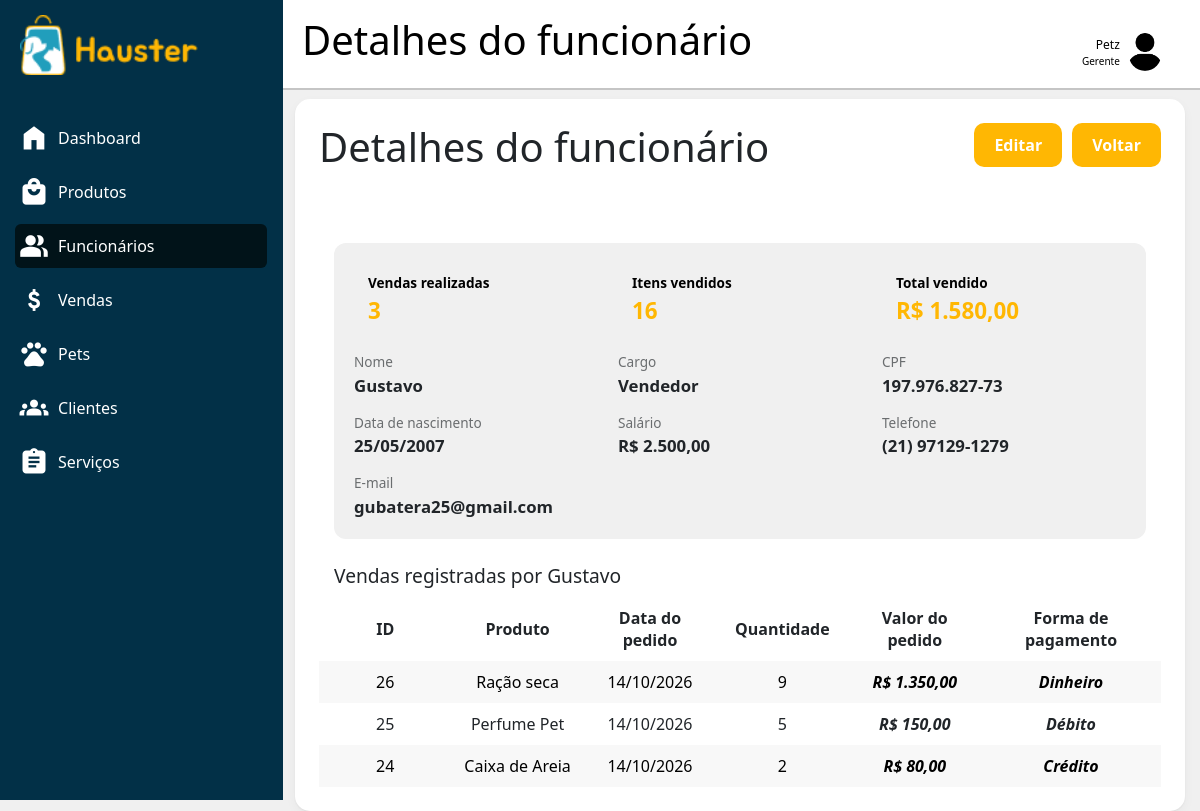
Screenshot of /dashboard.php?pagina=funcionarios_detalhar&id_func=1 (signed in) with the database file from the repository.
### tables this page shows
CREATE TABLE IF NOT EXISTS `funcionarios` (
  `idfuncionarios` int(11) NOT NULL AUTO_INCREMENT,
  `nome` varchar(45) NOT NULL,
  `dt_nasc` date NOT NULL,
  `salario` decimal(10,2) NOT NULL,
  `cpf` varchar(11) NOT NULL,
  `email` varchar(45) NOT NULL,
  `telefone` varchar(14) NOT NULL,
  `senha` varchar(255) NOT NULL,
  `cargos_idcargos` int(11) NOT NULL,
  `estabelecimento_idestabelecimento` int(11) NOT NULL,
  PRIMARY KEY (`idfuncionarios`),
  UNIQUE KEY `uk_funcionarios_id_cargo` (`idfuncionarios`,`cargos_idcargos`),
  KEY `fk_funcionarios_cargos_id` (`cargos_idcargos`),
  KEY `fk_funcionarios_estabelecimento_id` (`estabelecimento_idestabelecimento`),
  CONSTRAINT `fk_funcionarios_cargos` FOREIGN KEY (`cargos_idcargos`) REFERENCES `cargos` (`idcargos`) ON DELETE NO ACTION ON UPDATE NO ACTION,
  CONSTRAINT `fk_funcionarios_estabelecimento` FOREIGN KEY (`estabelecimento_idestabelecimento`) REFERENCES `estabelecimento` (`idestabelecimento`) ON DELETE CASCADE ON UPDATE NO ACTION
);

CREATE TABLE IF NOT EXISTS `cargos` (
  `idcargos` int(11) NOT NULL AUTO_INCREMENT,
  `nome` varchar(45) NOT NULL,
  PRIMARY KEY (`idcargos`)
);

CREATE TABLE IF NOT EXISTS `itens_pedido` (
  `id_pedido` int(11) NOT NULL AUTO_INCREMENT,
  `produtos_idprodutos` int(11) NOT NULL,
  `dt_pedido` date NOT NULL,
  `valor` decimal(10,2) NOT NULL,
  `quantidade` int(11) NOT NULL DEFAULT 1,
  `form_pagamento` enum('Crédito','Débito','Pix','Dinheiro') NOT NULL,
  `estabelecimento_idestabelecimento` int(11) NOT NULL,
  `funcionarios_idfuncionarios` int(11),
  PRIMARY KEY (`id_pedido`),
  KEY `fk_itens_pedido_estabelecimento1_idx` (`estabelecimento_idestabelecimento`),
  KEY `fk_itens_pedido_funcionarios1_idx` (`funcionarios_idfuncionarios`),
  CONSTRAINT `fk_itens_pedido_funcionarios1` FOREIGN KEY (`funcionarios_idfuncionarios`) REFERENCES `funcionarios` (`idfuncionarios`) ON DELETE SET NULL ON UPDATE CASCADE
);

CREATE TABLE IF NOT EXISTS `produtos` (
  `idprodutos` int(11) NOT NULL AUTO_INCREMENT,
  `nome_prod` varchar(45) NOT NULL,
  `validade` date NOT NULL,
  `estoque` int(11) NOT NULL,
  `marca` varchar(45) NOT NULL,
  `preco` decimal(10,2) NOT NULL,
  `categorias_idcategorias` int(11) NOT NULL,
  `estabelecimento_idestabelecimento` int(11) NOT NULL,
  PRIMARY KEY (`idprodutos`,`categorias_idcategorias`,`estabelecimento_idestabelecimento`),
  KEY `fk_produtos_categorias1_idx` (`categorias_idcategorias`),
  KEY `fk_produtos_estabelecimento1_idx` (`estabelecimento_idestabelecimento`),
  CONSTRAINT `fk_produtos_categorias1` FOREIGN KEY (`categorias_idcategorias`) REFERENCES `categorias` (`idcategorias`) ON DELETE NO ACTION ON UPDATE NO ACTION,
  CONSTRAINT `fk_produtos_estabelecimento` FOREIGN KEY (`estabelecimento_idestabelecimento`) REFERENCES `estabelecimento` (`idestabelecimento`) ON DELETE CASCADE ON UPDATE NO ACTION
);

### includes/helpers_funcionarios.php (called while the page is built, shortened)
<?php
function formatar_cpf(string $cpf): string
{
    return preg_replace('/(\d{3})(\d{3})(\d{3})(\d{2})/', '$1.$2.$3-$4', $cpf);
}
function formatar_telefone(string $tel): string
{
    if (strlen($tel) === 11) {
        return preg_replace('/(\d{2})(\d{5})(\d{4})/', '($1) $2-$3', $tel);
    }
    return $tel;
}
function formatar_dinheiro($valor): string
{
    return 'R$ ' . number_format((float) $valor, 2, ',', '.');
}

### dashboard/funcionarios/detalhar.php (the view, shortened to what this page needs)
<?php
include_once "includes/helpers_funcionarios.php";
$estabelecimento_id = $_SESSION['estabelecimento_id'];
$id = isset($_GET['id_func']) ? (int) $_GET['id_func'] : 0;
$stmt = $conexao->prepare(
    "SELECT f.*, c.nome AS nome_cargo
     FROM funcionarios f
     JOIN cargos c ON c.idcargos = f.cargos_idcargos
     WHERE f.idfuncionarios = :id AND f.estabelecimento_idestabelecimento = :estab"
);
$stmt->execute([':id' => $id, ':estab' => $estabelecimento_id]);
$func = $stmt->fetch();
$stmt = $conexao->prepare(
    "SELECT COUNT(*)                    AS total_vendas,
            COALESCE(SUM(quantidade),0) AS total_itens,
            COALESCE(SUM(valor),0)      AS total_valor
     FROM itens_pedido
     WHERE funcionarios_idfuncionarios = :id
       AND estabelecimento_idestabelecimento = :estab"
);
$stmt->execute([':id' => $id, ':estab' => $estabelecimento_id]);
$resumo = $stmt->fetch();
$stmt = $conexao->prepare(
    "SELECT ip.id_pedido, ip.dt_pedido, ip.valor, ip.quantidade, ip.form_pagamento,
            p.nome_prod AS produto
     FROM itens_pedido ip
     LEFT JOIN produtos p ON p.idprodutos = ip.produtos_idprodutos
     WHERE ip.funcionarios_idfuncionarios = :id
       AND ip.estabelecimento_idestabelecimento = :estab
     ORDER BY ip.dt_pedido DESC, ip.id_pedido DESC"
);
$stmt->execute([':id' => $id, ':estab' => $estabelecimento_id]);
$vendas = $stmt->fetchAll();
?>
<main class="tabela content fundo">
    <div class="cabecalho-tabela">
        <h1 class="titulo">Detalhes do funcionário</h1>
        <div style="display:flex; gap:10px;">
            <a href="dashboard.php?pagina=funcionarios_editar&id_func=<?= $func['idfuncionarios'] ?>" class="btn-cadastrar">Editar</a>
            <a href="dashboard.php?pagina=funcionarios" class="btn-cadastrar">Voltar</a>
        </div>
    </div>
    <div class="dados-func">
        <div class="destaque-func"><span>Vendas realizadas</span><strong><?= (int) $resumo['total_vendas'] ?></strong></div>
        <div class="destaque-func"><span>Itens vendidos</span><strong><?= (int) $resumo['total_itens'] ?></strong></div>
        <div class="destaque-func"><span>Total vendido</span><strong><?= formatar_dinheiro($resumo['total_valor']) ?></strong></div>
        <div><span>Nome</span><strong><?= htmlspecialchars($func['nome']) ?></strong></div>
        <div><span>Cargo</span><strong><?= htmlspecialchars($func['nome_cargo']) ?></strong></div>
        <div><span>CPF</span><strong><?= htmlspecialchars(formatar_cpf($func['cpf'])) ?></strong></div>
        <div><span>Data de nascimento</span><strong><?= date('d/m/Y', strtotime($func['dt_nasc'])) ?></strong></div>
        <div><span>Salário</span><strong><?= formatar_dinheiro($func['salario']) ?></strong></div>
        <div><span>Telefone</span><strong><?= htmlspecialchars(formatar_telefone($func['telefone'])) ?></strong></div>
        <div><span>E-mail</span><strong><?= htmlspecialchars($func['email']) ?></strong></div>
    </div>
    <h2 class="subtitulo-func">Vendas registradas por <?= htmlspecialchars($func['nome']) ?></h2>
    <table class="table-sb">
        <tr class="linha">
            <th class="celulas">ID</th>
            <th class="celulas">Produto</th>
            <th class="celulas">Data do pedido</th>
            <th class="celulas">Quantidade</th>
            <th class="celulas">Valor do pedido</th>
            <th class="celulas">Forma de pagamento</th>
        </tr>
        <?php if (count($vendas) > 0): ?>
            <?php foreach ($vendas as $venda): ?>
                <tr class="linha">
                    <td class="celulas"><?= htmlspecialchars($venda['id_pedido']) ?></td>
                    <td class="celulas"><?= htmlspecialchars($venda['produto'] ?? 'Produto removido') ?></td>
                    <td class="celulas"><?= date('d/m/Y', strtotime($venda['dt_pedido'])) ?></td>
                    <td class="celulas"><?= (int) $venda['quantidade'] ?></td>
                    <td class="celulas destaque"><?= formatar_dinheiro($venda['valor']) ?></td>
                    <td class="celulas destaque"><?= htmlspecialchars($venda['form_pagamento']) ?></td>
                </tr>
            <?php endforeach; ?>
        <?php else: ?>
            <tr class="linha">
                <td class="celulas" colspan="6">Este funcionário ainda não registrou nenhuma venda.</td>
            </tr>
        <?php endif; ?>
    </table>
</main>

### css/side-bar.css (style rules this page uses)
:root { --branco: #ffff; --preto: #000000; --primaria-100: #B0E8FE; --primaria-200: #2CC7EC; --primaria-base: #219EBC; --primaria-400: #16778E; --primaria-500: #0C5262; --primaria-600: #042F3A; --primaria-700: #011319; --secundaria-100: #FFE9D2; --secundaria-base: #FFB703; --secundaria-300: #CE9300; --secundaria-400: #9E7000; --secundaria-500: #714F00; --secundaria-600: #473000; --secundaria-700: #211500; --cinza-100: #F0F0F0; --cinza-200: #B3B8BB; --cinza-base: #8E9294; --cinza-400: #6A6D6F; --cinza-500: #494B4C; --cinza-600: #2A2B2C; --cinza-700: #101111; --fundo: #023047; --font: "Inter"; }
* { margin: 0; padding: 0; border: none; box-sizing: border-box; }
html, body { height: 100%; font-family: "Inter", Helvetica, sans-serif; }
.dashboard { display: grid; grid-template-areas: "sidebar topbar" "sidebar content"; grid-template-columns: 280px 1fr; grid-template-rows: 90px 1fr; height: 100vh; background-color: var(--cinza-100); }
.content { grid-area: content; padding: 1.5rem; }

### dashboard/estoque/css/estoque.css (style rules this page uses)
:root { --branco: #ffff; --preto: #000000; --primaria-100: #B0E8FE; --primaria-200: #2CC7EC; --primaria-base: #219EBC; --primaria-400: #16778E; --primaria-500: #0C5262; --primaria-600: #042F3A; --primaria-700: #011319; --fundo: #023047; --secundaria-100: #FFE9D2; --secundaria-base: #FFB703; --secundaria-300: #CE9300; --secundaria-400: #9E7000; --secundaria-500: #714F00; --secundaria-600: #473000; --secundaria-700: #211500; --secundaria-hover: #e4a404; --cinza-100: #F0F0F0; --cinza-linha: #ededed60; --cinza-200: #B3B8BB; --cinza-base: #8E9294; --cinza-400: #6A6D6F; --cinza-500: #494B4C; --cinza-600: #2A2B2C; --cinza-700: #101111; --estoque-alto: #6CD486; --estoque-alto-hover: #5fbb76; --estoque-medio: #FFCE52; --estoque-baixo: #FF6366; --excluir: #FF383C; --excluir-hover: #d32c2f; --font: "Inter"; }
.fundo { background-color: var(--branco); box-shadow: 0 1px 2px rgba(0, 0, 0, 0.05), 0 4px 12px rgba(0, 0, 0, 0.04); border-radius: 15px; }
.tabela { display: flex; flex-direction: column; margin: 1% 15px 1% 15px; }
th, td { padding: 10px; text-align: center; vertical-align: middle; }
.cabecalho-tabela { display: flex; flex-direction: row; justify-content: space-between; align-items: flex-start; height: 15vh; }
.btn-cadastrar { text-decoration: none; color: var(--branco); padding: 10px 20px; background-color: var(--secundaria-base); border-radius: 10px; font-weight: bold; }
.table-sb { width: 100%; border-collapse: collapse; table-layout: fixed; }
tr:nth-child(even) { background-color: var(--cinza-linha); color: var(--preto); }
.celulas { display: table-cell; text-align: center; vertical-align: middle; max-width: max-content; }
th:last-child, td:last-child { width: 180px; }
.destaque { font-weight: bold; font-style: italic; }

### dashboard/funcionarios/css/funcionarios.css (style rules this page uses)
.dados-func { display: grid; grid-template-columns: repeat(3, 1fr); gap: 15px 20px; margin: 0 15px 25px 15px; padding: 20px; background-color: var(--cinza-100); border-radius: 12px; }
.dados-func span { display: block; font-size: 0.85rem; color: var(--cinza-400); }
.dados-func strong { font-size: 1.05rem; word-break: break-word; }
.destaque-func { border-radius: 10px; padding: 10px 14px; }
.dados-func .destaque-func span { color: var(--preto); font-weight: 600; }
.dados-func .destaque-func strong { color: var(--secundaria-base); font-size: 1.4rem; }
.subtitulo-func { margin: 0 15px 10px 15px; font-size: 1.2rem; }

### rows the page displays
funcionarios: nome "Gustavo", cargos_idcargos.nome "Vendedor", cpf "197.976.827-73", dt_nasc "25/05/2007", salario "R$ 2.500,00", telefone "(21) 97129-1279", email "gubatera25@gmail.com"
itens_pedido: id_pedido "26", produtos.nome_prod "Ração seca", dt_pedido "14/10/2026", quantidade "9", valor "R$ 1.350,00", form_pagamento "Dinheiro"
itens_pedido: id_pedido "25", produtos.nome_prod "Perfume Pet", dt_pedido "14/10/2026", quantidade "5", valor "R$ 150,00", form_pagamento "Débito"
itens_pedido: id_pedido "24", produtos.nome_prod "Caixa de Areia", dt_pedido "14/10/2026", quantidade "2", valor "R$ 80,00", form_pagamento "Crédito"

### other values shown
$texto "Dashboard"
$texto "Produtos"
$texto "Funcionários"
$texto "Vendas"
$texto "Pets"
$texto "Clientes"
$texto "Serviços"
$titulo_pagina "Detalhes do funcionário"
$nome_exibido "Petz"
$cargo_exibido "Gerente"
$resumo['total_vendas'] "3"
$resumo['total_itens'] "16"
formatar_dinheiro($resumo['total_valor']) "R$ 1.580,00"
